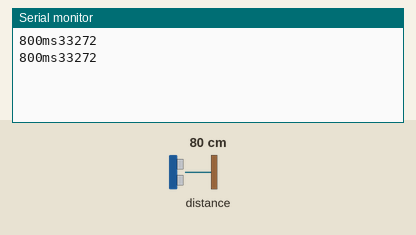
Recording of a sketch running on a simulated Arduino Uno, built with avr-gcc and run on an emulated ATmega328P. Shown: the last lines printed to the serial monitor. The inputs (shaded band) are chosen by the test bench; at power-on: distance to the obstacle 80 cm.

Above: at 2.8 s.
2.9 s: distance to the obstacle set to 2 cm
At 5.1 s:
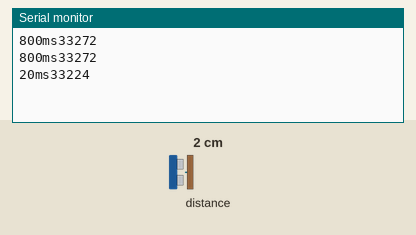
5.6 s: distance to the obstacle set to 4 cm
At 6.7 s:
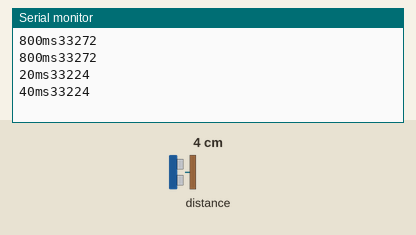
Timing chart, 0 to 8.6 s (numbered marks = the images above; inputs shaded):
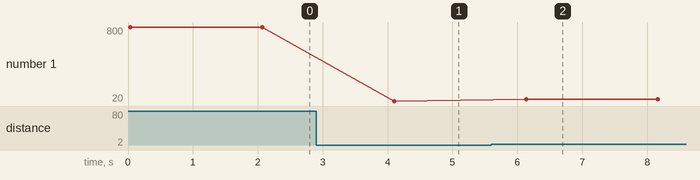

Measured:
- after the input at 2.9 s, the serial monitor: prints a new line after 1.2 s (image 1)
- after the input at 5.6 s, the serial monitor: prints a new line after 0.53 s (image 2)
- plotted number 1: 800 → 20 after the input at 2.9 s, 20 → 40 after the input at 5.6 s

The sketch:

laser_sensor_test.ino
```cpp
#include <Wire.h>
#include<VL53L0X.h>

VL53L0X sensor;
unsigned long t1, t2, t3, t4;

//#define LONG_RANGE
#define HIGH_SPEED
//#define HIGH_ACCURACY

void setup() {
  // put your setup code here, to run once:
  Serial.begin(115200);
  Wire.begin();
  sensor.setTimeout(500);
  if(!sensor.init())
  {
    Serial.println("Failed to detect and initialize sensor");
    while(1);{}
  }
  #if defined LONG_RANGE
  //lower the return signal rate limit (default is 0.25 MCPS)
  sensor.setSignalRateLimit(0.1);
  //increase laser pulse periods (defaults are 14 and 10 PCLKs)
  sensor.setVcselPulsePeriod(VL53L0X::VcselPeriodPreRange, 18);
  sensor.setVcselPulsePeriod(VL53L0X::VcselPeriodFinalRange, 14);
  #endif

  #if defined HIGH_SPEED
    //reduce timing budget to 20 ms (default is 33ms)
    sensor.setMeasurementTimingBudget(20000);
  #elif deifned HIGH_ACCURACY
    //increase timing budget to 200 ms
    sensor.setMeasurementTimingBudget(200000);
  #endif
}


void loop() {
  // put your main code here, to run repeatedly:
  t1=micros();
  Serial.print(sensor.readRangeSingleMillimeters());
  t2=micros();
  t1=t2-t1;
  Serial.print("ms");
  Serial.println(t1);
  delay(2000);
}
```
